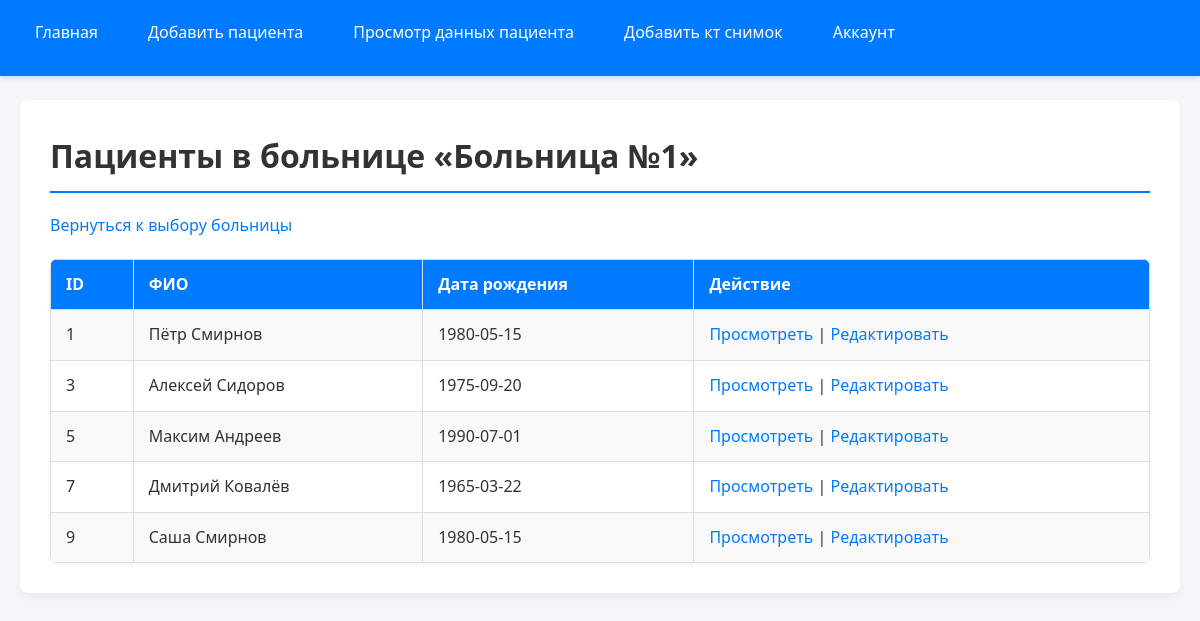
/edit_patient.php?hospital_id=1 (signed in), run on the app's committed database.
### tables this page shows
CREATE TABLE `hospitals` (
  `hospital_id` int(11) NOT NULL,
  `hospital_name` varchar(100) NOT NULL,
  `address` varchar(255) DEFAULT NULL,
  `contact_number` varchar(20) DEFAULT NULL
);

CREATE TABLE `patients` (
  `patient_id` int(11) NOT NULL,
  `full_name` varchar(100) NOT NULL,
  `date_of_birth` date NOT NULL,
  `hospital_id` int(11) NOT NULL,
  `additional_info` text DEFAULT NULL
);

### edit_patient.php (the view, shortened to what this page needs)
<?php
require_once __DIR__ . '/boot.php';
$hospitalId = isset($_GET['hospital_id']) ? (int)$_GET['hospital_id'] : 0;
$patientId  = isset($_GET['patient_id'])  ? (int)$_GET['patient_id']  : 0;
    ?>
    <?php
if ($hospitalId > 0 && $patientId === 0) {
    $hospitalName = "";
    try {
        $stmtH = $pdo->prepare("SELECT hospital_name FROM hospitals WHERE hospital_id = :hid");
        $stmtH->execute(['hid' => $hospitalId]);
        $resH = $stmtH->fetch(PDO::FETCH_ASSOC);
        if ($resH) {
            $hospitalName = $resH['hospital_name'];
        } else {
            exit("Больница с ID $hospitalId не найдена.");
        }
    } catch (PDOException $e) {
        exit("Ошибка при получении больницы: " . $e->getMessage());
    }
    try {
        $sql = "SELECT patient_id, full_name, date_of_birth FROM patients
                WHERE hospital_id = :hid
                ORDER BY patient_id";
        $stmtP = $pdo->prepare($sql);
        $stmtP->execute(['hid' => $hospitalId]);
        $patients = $stmtP->fetchAll(PDO::FETCH_ASSOC);
    } catch (PDOException $e) {
        exit("Ошибка при получении пациентов: " . $e->getMessage());
    }
    ?>
    <!DOCTYPE html>
    <html lang="ru">
    <head>
        <link rel="stylesheet" href="css/info.css">
    </head>
    <body>
    <header>
        <nav>
            <ul>
                <li><a href="tables.php">Главная</a></li>
                <li><a href="add_patient.php">Добавить пациента</a></li>
                <li><a href="edit_patient.php">Просмотр данных пациента</a></li>
                <li><a href="add_ct_image.php">Добавить кт снимок</a></li>
                <li><a href="account.php">Аккаунт</a></li>
            </ul>
        </nav>
    </header>
        <main>
            <div class="container">
                <h1>Пациенты в больнице «<?= htmlspecialchars($hospitalName, ENT_QUOTES) ?>»</h1>
                <p><a href="edit_patient.php">Вернуться к выбору больницы</a></p>
                <?php if (!empty($patients)): ?>
                    <table>
                        <tr>
                            <th>ID</th>
                            <th>ФИО</th>
                            <th>Дата рождения</th>
                            <th>Действие</th>
                        </tr>
                        <?php foreach($patients as $p): ?>
                            <tr>
                                <td><?= htmlspecialchars($p['patient_id'], ENT_QUOTES) ?></td>
                                <td><?= htmlspecialchars($p['full_name'], ENT_QUOTES) ?></td>
                                <td><?= htmlspecialchars($p['date_of_birth'], ENT_QUOTES) ?></td>
                                <td>
                                    <a href="edit_patient.php?hospital_id=<?= $hospitalId ?>&patient_id=<?= $p['patient_id'] ?>&action=view">Просмотреть</a>
                                    |
                                    <a href="edit_patient.php?hospital_id=<?= $hospitalId ?>&patient_id=<?= $p['patient_id'] ?>&action=edit">Редактировать</a>
                                </td>
                            </tr>
                        <?php endforeach; ?>
                    </table>
                <?php else: ?>
                    <p>В этой больнице пока нет пациентов.</p>
                <?php endif; ?>
            </div>
        </main>
    </body>
    </html>
    <?php
    exit;
}
    ?>

### css/info.css (style rules this page uses)
* { margin: 0; padding: 0; box-sizing: border-box; }
body { font-family: 'Segoe UI', Tahoma, Geneva, Verdana, sans-serif; background-color: #f4f6f9; color: #333; line-height: 1.6; }
header { background-color: #007bff; box-shadow: 0 2px 4px rgba(0, 123, 255, 0.2); position: fixed; width: 100%; top: 0; left: 0; z-index: 1000; }
header nav { max-width: 1200px; margin: 0 auto; padding: 10px 20px; }
header nav ul { list-style: none; display: flex; justify-content: flex-start; align-items: center; }
header nav ul li { margin-right: 20px; }
header nav ul li a { display: block; padding: 10px 15px; text-decoration: none; color: #fff; font-weight: 500; border-radius: 4px; transition: background-color 0.3s ease; }
main { padding: 100px 20px 40px; max-width: 1200px; margin: 0 auto; }
.container { background: #fff; padding: 30px; border-radius: 8px; box-shadow: 0 4px 8px rgba(0,0,0,0.05); margin-bottom: 40px; }
h1, h2, h3 { margin-bottom: 20px; font-weight: 700; color: #333; }
h1 { font-size: 2em; border-bottom: 2px solid #007bff; padding-bottom: 10px; }
a { color: #007bff; text-decoration: none; transition: color 0.3s ease; }
ul { list-style-type: none; padding: 0; }
ul li { margin-bottom: 10px; font-size: 1em; }
table { width: 100%; border-collapse: collapse; background: #fff; margin-top: 20px; border-radius: 8px; overflow: hidden; box-shadow: 0 2px 4px rgba(0,0,0,0.05); }
table th, table td { border: 1px solid #ddd; padding: 12px 15px; text-align: left; }
table th { background-color: #007bff; color: #fff; font-weight: 600; }
table tr:nth-child(even) { background-color: #f9f9f9; }

### data on the page
hospitals: hospital_name "Больница №1"
patients: patient_id "1", full_name "Пётр Смирнов", date_of_birth "1980-05-15"
patients: patient_id "3", full_name "Алексей Сидоров", date_of_birth "1975-09-20"
patients: patient_id "5", full_name "Максим Андреев", date_of_birth "1990-07-01"
patients: patient_id "7", full_name "Дмитрий Ковалёв", date_of_birth "1965-03-22"
patients: patient_id "9", full_name "Саша Смирнов", date_of_birth "1980-05-15"
